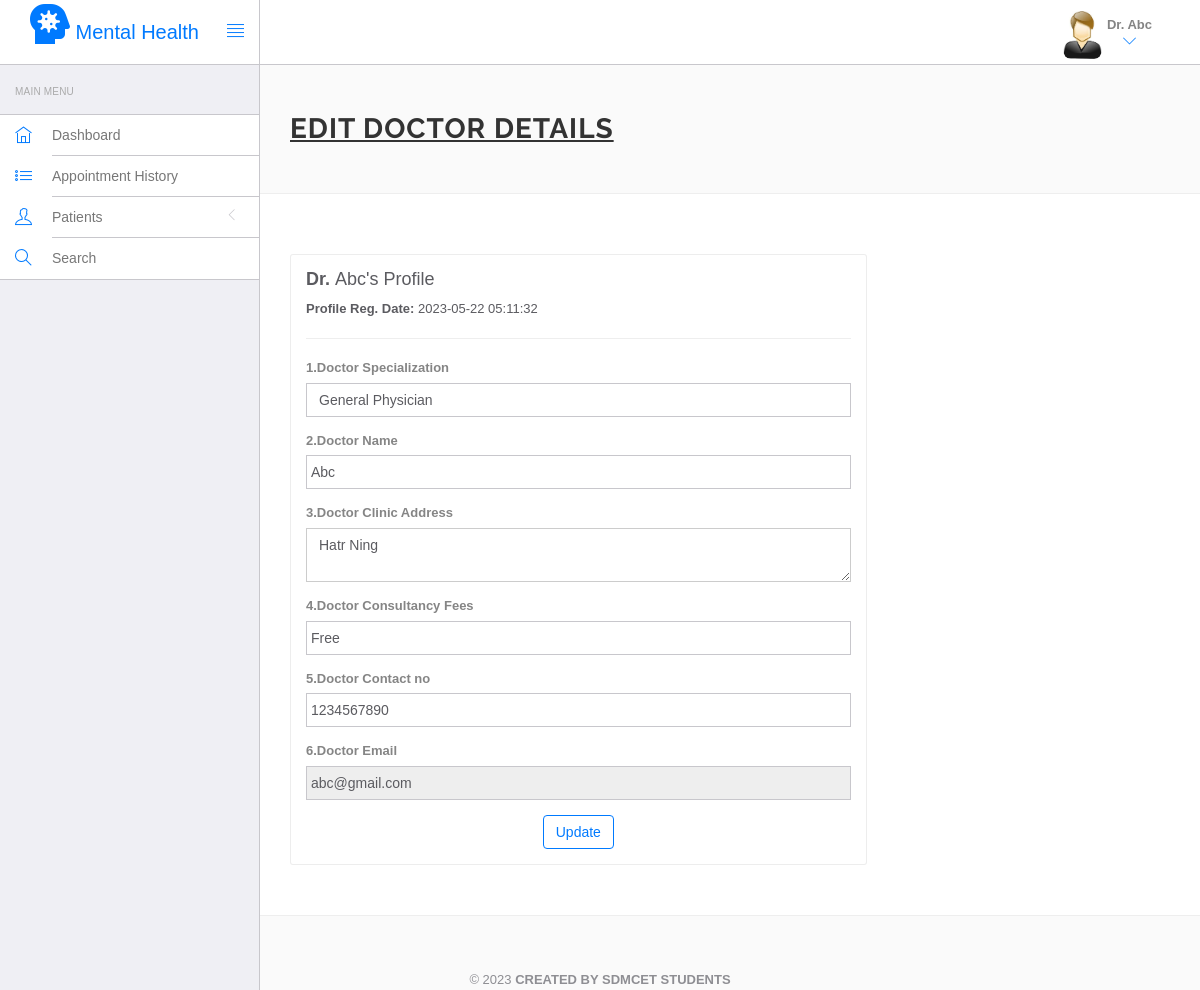
/Web/hms/doctor/edit-profile.php (signed in), run on the app's committed database.
### tables this page shows
CREATE TABLE IF NOT EXISTS `doctors` (
  `id` int NOT NULL AUTO_INCREMENT,
  `specilization` varchar(255) DEFAULT NULL,
  `doctorName` varchar(255) DEFAULT NULL,
  `address` longtext,
  `docFees` varchar(255) DEFAULT NULL,
  `contactno` bigint DEFAULT NULL,
  `docEmail` varchar(255) DEFAULT NULL,
  `password` varchar(255) DEFAULT NULL,
  `creationDate` timestamp NULL DEFAULT CURRENT_TIMESTAMP,
  `updationDate` timestamp NULL DEFAULT NULL ON UPDATE CURRENT_TIMESTAMP,
  PRIMARY KEY (`id`)
);

### Web/hms/doctor/edit-profile.php (the view, shortened to what this page needs)
<?php
include('include/config.php');
?>
<!DOCTYPE html>
<html lang="en">
	<head>
		<link rel="stylesheet" href="vendor/bootstrap/css/bootstrap.min.css">
		<link rel="stylesheet" href="vendor/fontawesome/css/font-awesome.min.css">
		<link rel="stylesheet" href="vendor/themify-icons/themify-icons.min.css">
		<link href="vendor/animate.css/animate.min.css" rel="stylesheet" media="screen">
		<link href="vendor/perfect-scrollbar/perfect-scrollbar.min.css" rel="stylesheet" media="screen">
		<link href="vendor/switchery/switchery.min.css" rel="stylesheet" media="screen">
		<link href="vendor/bootstrap-touchspin/jquery.bootstrap-touchspin.min.css" rel="stylesheet" media="screen">
		<link href="vendor/select2/select2.min.css" rel="stylesheet" media="screen">
		<link href="vendor/bootstrap-datepicker/bootstrap-datepicker3.standalone.min.css" rel="stylesheet" media="screen">
		<link href="vendor/bootstrap-timepicker/bootstrap-timepicker.min.css" rel="stylesheet" media="screen">
		<link rel="stylesheet" href="assets/css/styles.css">
		<link rel="stylesheet" href="assets/css/plugins.css">
		<link rel="stylesheet" href="assets/css/themes/theme-1.css" id="skin_color" />
	</head>
	<body>
		<div id="app">
<?php include('include/sidebar.php');?>
			<div class="app-content">
				<?php include('include/header.php');?>
				<div class="main-content" >
					<div class="wrap-content container" id="container">
						<section id="page-title">
							<div class="row">
								<div class="col-sm-8">
									<h1 class="mainTitle"><b><u>Edit Doctor Details</b></u></h1>
																	</div>
								</div>
						</section>
						<div class="container-fluid container-fullw bg-white">
							<div class="row">
								<div class="col-md-12">
									<div class="row margin-top-30">
										<div class="col-lg-8 col-md-12">
											<div class="panel panel-white">
												<div class="panel-body">
									<?php $sql=mysqli_query($con,"select * from doctors where docEmail='".$_SESSION['dlogin']."'");
while($data=mysqli_fetch_array($sql))
{
?>
<h4><b>Dr. </b><?php echo htmlentities($data['doctorName']);?>'s Profile</h4>
<p><b>Profile Reg. Date: </b><?php echo htmlentities($data['creationDate']);?></p>
<hr />
													<form role="form" name="adddoc" method="post" onSubmit="return valid();">
														<div class="form-group">
															<label for="DoctorSpecialization">
																<b>1.Doctor Specialization</b>
															</label>
							<select name="Doctorspecialization" class="form-control" required="required">
					<option value="<?php echo htmlentities($data['specilization']);?>">
					<?php echo htmlentities($data['specilization']);?></option>
															</select>
														</div>
<div class="form-group">
															<label for="doctorname">
																<b>2.Doctor Name</b>
															</label>
	<input type="text" name="docname" class="form-control" value="<?php echo htmlentities($data['doctorName']);?>" >
														</div>
<div class="form-group">
															<label for="address">
																 <b>3.Doctor Clinic Address</b>
															</label>
					<textarea name="clinicaddress" class="form-control"><?php echo htmlentities($data['address']);?></textarea>
														</div>
<div class="form-group">
															<label for="fess">
																<b>4.Doctor Consultancy Fees</b>
															</label>
		<input type="text" name="docfees" class="form-control" required="required"  value="<?php echo htmlentities($data['docFees']);?>" >
														</div>
<div class="form-group">
									<label for="fess">
																<b>5.Doctor Contact no</b>
															</label>
					<input type="text" name="doccontact" class="form-control" required="required"  value="<?php echo htmlentities($data['contactno']);?>">
														</div>
<div class="form-group">
									<label for="fess">
																<b>6.Doctor Email</b>
															</label>
					<input type="email" name="docemail" class="form-control"  readonly="readonly"  value="<?php echo htmlentities($data['docEmail']);?>">
														</div>
														<?php } ?>
														<center><button type="submit" name="submit" class="btn btn-o btn-primary">
															Update
														</button></center>
													</form>
												</div>
											</div>
										</div>
											</div>
										</div>
								</div>
						</div>
				</div>
			</div>
			<?php include('include/footer.php');?>
			</div>
	</body>
</html>

### Web/hms/doctor/include/header.php (shortened to what this page needs)
<html>
<link rel="stylesheet" href="https://cdnjs.cloudflare.com/ajax/libs/font-awesome/5.15.4/css/all.min.css">
<header class="navbar navbar-default navbar-static-top">
					<div class="navbar-header">
						<a class="navbar-brand" href="#">
						<a href="#" class="logo" style="font-size:20px";> <i class='fas fa-head-side-virus' style='font-size:40px';></i> Mental Health </a>
						</a>
						<a href="#" class="sidebar-toggler pull-right visible-md visible-lg" data-toggle-class="app-sidebar-closed" data-toggle-target="#app">
							<i class="ti-align-justify"></i>
						</a>
					</div>
					<div class="navbar-collapse collapse">
						<ul class="nav navbar-right">
							<li class="dropdown current-user">
								<a href class="dropdown-toggle" data-toggle="dropdown">
									<img src="assets/images/images.jpg" > <span class="username">
									<h><b>Dr. </b></h>
									<b><?php $query=mysqli_query($con,"select doctorName from doctors where id='".$_SESSION['id']."'");
while($row=mysqli_fetch_array($query))
{
	echo $row['doctorName'];
}
									?></b> <i class="ti-angle-down"></i></i></span>
								</a>
							</li>
							</ul>
					</div>
				</header>
				</html>

### Web/hms/doctor/assets/css/themes/theme-1.css (style rules this page uses)
body { background: #FAFAFA; }
header .navbar-header { background: #ffffff !important; border-right-color: #c8c7cc !important; border-bottom-color: #c8c7cc !important; }
header .navbar-header .sidebar-toggler, header .navbar-header .sidebar-mobile-toggler { color: #007aff !important; }
header .navbar-header .navbar-brand { color: #777 !important; }
header .navbar-collapse { background: #ffffff !important; border-bottom-color: #c8c7cc !important; box-shadow: none !important; }
header .navbar-collapse .navbar-right > li > a { color: #777; }
header .navbar-collapse .navbar-right > li > a i { color: #007aff !important; }

### data on the page
doctors: doctorName "Abc", creationDate "2023-05-22 05:11:32", Doctorspecialization "General Physician", docname "Abc", clinicaddress "Hatr Ning", docfees "Free", doccontact "1234567890", docemail "abc@gmail.com"
